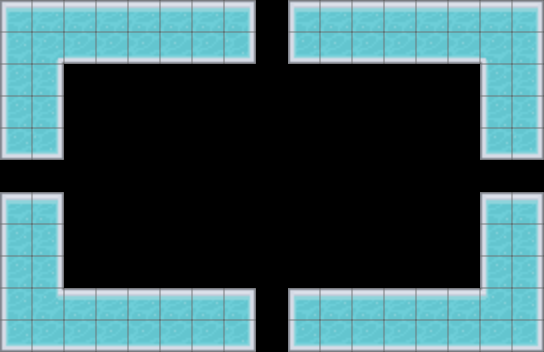

Below is a game level as drawn by its tile map, then a one-line description and the .tmx file that defines it, in full:
An orthogonal 17x11 tile map with 32x32 px tiles, 3 tile layers (TileLayer, EntityLayer, DestructibleLayer) and 5 objects (5x Chased3).

<map version="1.0" tiledversion="1.0.3" orientation="orthogonal" renderorder="right-down" width="17" height="11" tilewidth="32" tileheight="32" nextobjectid="28">
 <properties>
  <property name="doorEast" type="bool" value="true" />
  <property name="doorNorth" type="bool" value="true" />
  <property name="doorSouth" type="bool" value="true" />
  <property name="doorWest" type="bool" value="true" />
  <property name="roomType" type="int" value="3" />
 </properties>
 <tileset firstgid="1" source="testTileSet.tsx" />
 <layer name="TileLayer" width="17" height="11">
  <data encoding="csv">
331,332,332,332,332,332,332,333,0,331,332,332,332,332,332,332,333,
364,334,398,398,398,398,398,399,0,397,398,398,398,398,398,335,366,
364,366,0,0,0,0,0,0,0,0,0,0,0,0,0,364,366,
364,366,0,0,0,0,0,0,0,0,0,0,0,0,0,364,366,
397,399,0,0,0,0,0,0,0,0,0,0,0,0,0,397,399,
0,0,0,0,0,0,0,0,0,0,0,0,0,0,0,0,0,
331,333,0,0,0,0,0,0,0,0,0,0,0,0,0,331,333,
364,366,0,0,0,0,0,0,0,0,0,0,0,0,0,364,366,
364,366,0,0,0,0,0,0,0,0,0,0,0,0,0,364,366,
364,367,332,332,332,332,332,333,0,331,332,332,332,332,332,368,366,
397,398,398,398,398,398,398,399,0,397,398,398,398,398,398,398,399
</data>
 </layer>
 <layer name="EntityLayer" width="17" height="11">
  <data encoding="csv">
0,0,0,0,0,0,0,0,0,0,0,0,0,0,0,0,0,
0,0,0,0,0,0,0,0,0,0,0,0,0,0,0,0,0,
0,0,0,0,0,0,0,0,0,0,0,0,0,0,0,0,0,
0,0,0,0,0,0,0,0,0,0,0,0,0,0,0,0,0,
0,0,0,0,0,0,0,0,0,0,0,0,0,0,0,0,0,
0,0,0,0,0,0,0,0,0,0,0,0,0,0,0,0,0,
0,0,0,0,0,0,0,0,0,0,0,0,0,0,0,0,0,
0,0,0,0,0,0,0,0,0,0,0,0,0,0,0,0,0,
0,0,0,0,0,0,0,0,0,0,0,0,0,0,0,0,0,
0,0,0,0,0,0,0,0,0,0,0,0,0,0,0,0,0,
0,0,0,0,0,0,0,0,0,0,0,0,0,0,0,0,0
</data>
 </layer>
 <layer name="DestructibleLayer" width="17" height="11">
  <data encoding="csv">
0,0,0,0,0,0,0,0,0,0,0,0,0,0,0,0,0,
0,0,0,0,0,0,0,0,0,0,0,0,0,0,0,0,0,
0,0,0,0,0,0,0,0,0,0,0,0,0,0,0,0,0,
0,0,0,0,0,0,0,0,0,0,0,0,0,0,0,0,0,
0,0,0,0,0,0,0,0,0,0,0,0,0,0,0,0,0,
0,0,0,0,0,0,0,0,0,0,0,0,0,0,0,0,0,
0,0,0,0,0,0,0,0,0,0,0,0,0,0,0,0,0,
0,0,0,0,0,0,0,0,0,0,0,0,0,0,0,0,0,
0,0,0,0,0,0,0,0,0,0,0,0,0,0,0,0,0,
0,0,0,0,0,0,0,0,0,0,0,0,0,0,0,0,0,
0,0,0,0,0,0,0,0,0,0,0,0,0,0,0,0,0
</data>
 </layer>
 <objectgroup name="EnemyLayer">
  <object id="22" name="Chased3" x="271" y="168">
   <properties>
    <property name="enemyID" type="int" value="20" />
    <property name="type" type="int" value="0" />
   </properties>
  </object>
  <object id="24" name="Chased3" x="71" y="71">
   <properties>
    <property name="enemyID" type="int" value="23" />
    <property name="type" type="int" value="0" />
   </properties>
  </object>
  <object id="25" name="Chased3" x="463" y="78">
   <properties>
    <property name="enemyID" type="int" value="23" />
    <property name="type" type="int" value="0" />
   </properties>
  </object>
  <object id="26" name="Chased3" x="73" y="278">
   <properties>
    <property name="enemyID" type="int" value="23" />
    <property name="type" type="int" value="0" />
   </properties>
  </object>
  <object id="27" name="Chased3" x="458" y="271">
   <properties>
    <property name="enemyID" type="int" value="23" />
    <property name="type" type="int" value="0" />
   </properties>
  </object>
 </objectgroup>
</map>
